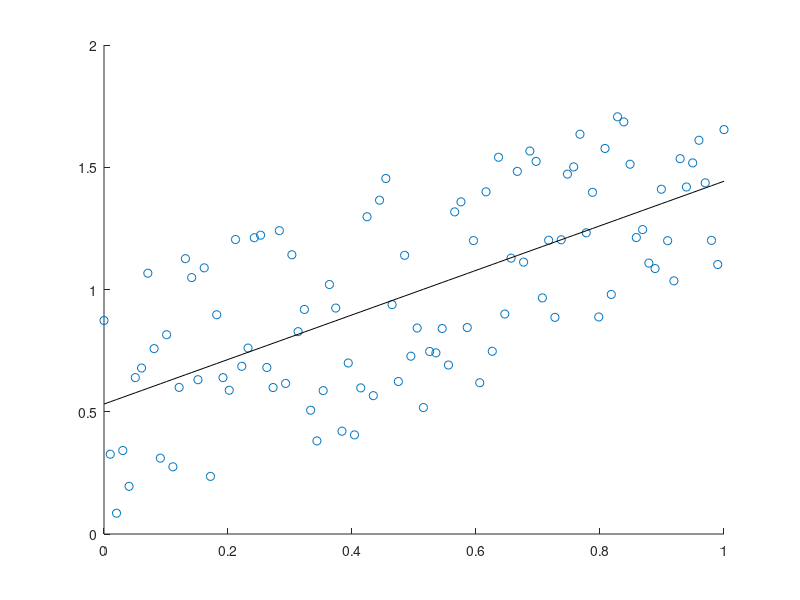

MATLAB code for this plot:
x = linspace(0, 1, 100)';
y = x + rand(100, 1);

X = [ones(size(x)) x];

[b,bint,r,rint,stats] = regress(y,X);

figure; scatter(x, y);
hold on;
plot(x, b(1) + b(2) .* x, 'k-');
